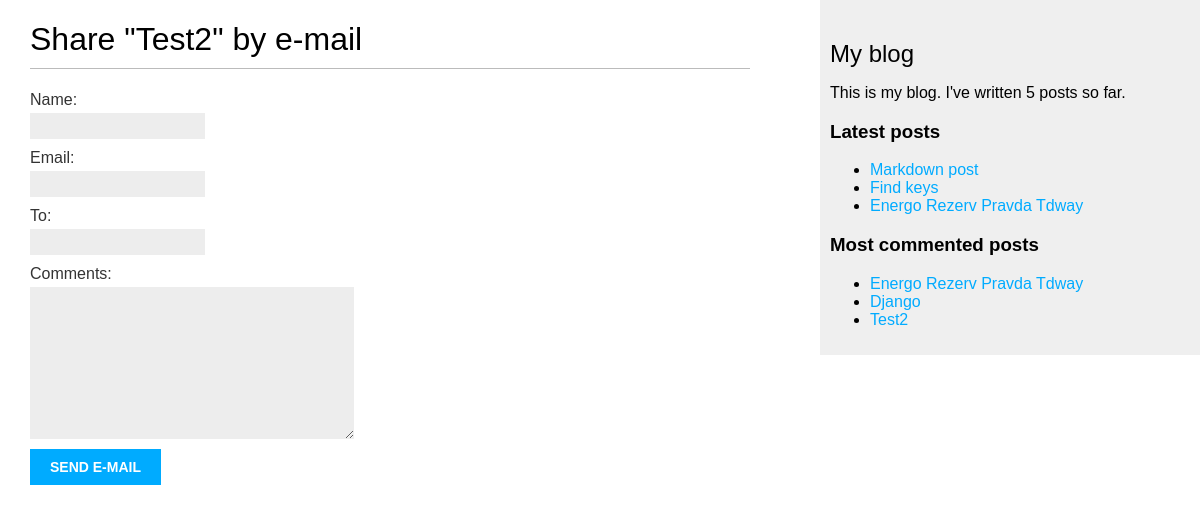
/blog/2/share/, run on the app's committed database.
### blog/models.py (models this page shows, shortened)
class Post(models.Model):
    STATUS_CHOICES = (
        ("draft", "Draft"),
        ("published", "Published"),
    )
    title = models.CharField(max_length=250)
    slug = models.SlugField(max_length=250, unique_for_date="publish")
    author = models.ForeignKey(
        User, related_name="blog_posts", on_delete=models.CASCADE
    )
    body = models.TextField()
    publish = models.DateTimeField(default=timezone.now)
    created = models.DateTimeField(auto_now_add=True)
    updated = models.DateTimeField(auto_now=True)
    status = models.CharField(max_length=10, choices=STATUS_CHOICES, default="draft")
    objects = models.Manager()
    published = PublishedManager()
    tags = TaggableManager()
    class Meta:
        ordering = ("-publish",)
    def get_absolute_url(self):
        return reverse(
            "blog:post_detail",
            args=[
                self.publish.year,
                self.publish.strftime("%m"),
                self.publish.strftime("%d"),
                self.slug,
            ],
        )

### blog/views.py (the view)
# urls.py: path("<int:post_id>/share/", views.post_share, name="post_share"),
def post_share(request, post_id):
    post = get_object_or_404(Post, id=post_id, status="published")
    sent = False
    if request.method == "POST":
        form = EmailPostForm(request.POST)
        if form.is_valid():
            cd = form.cleaned_data
            print(post.get_absolute_url())
            post_url = request.build_absolute_uri(post.get_absolute_url())
            subject = '{0} ({1}) recommends you reading "{2}"'.format(
                cd["name"], cd["email"], post.title
            )
            message = 'Read "{0}" at {1}\n\n{2}\'s comments: {3}'.format(
                post.title, post_url, cd["name"], cd["comments"]
            )
            send_mail(subject, message, "andrey.sakhno@gmail.com", [cd["to"]])
            sent = True
    else:
        form = EmailPostForm()
    return render(
        request, "blog/post/share.html", {"post": post, "form": form, "sent": sent}
    )

### blog/forms.py
class EmailPostForm(forms.Form):
    name = forms.CharField(max_length=25)
    email = forms.EmailField()
    to = forms.EmailField()
    comments = forms.CharField(required=False, widget=forms.Textarea)

### blog/models.py (called while the page is built)
    def get_queryset(self):
        return super().get_queryset().filter(status="published")

### blog/templatetags/blog_tags.py (called while the page is built)
@register.simple_tag
def total_posts():
    return Post.published.count()

@register.inclusion_tag("blog/post/latest_posts.html")
def show_latest_posts(count=5):
    latest_posts = Post.published.order_by("-publish")[:count]
    return {"latest_posts": latest_posts}

@register.simple_tag
def get_most_commented_posts(count=5):
    return Post.published.annotate(total_comments=Count("comments")).order_by(
        "-total_comments"
    )[:count]

### blog/templates/blog/post/share.html (shortened to what this page needs)
{% extends "blog/base.html" %}
{% block content %}
    {% if sent %}
        <h1>E-mail successfully sent</h1>
        <p>"{{ post.title }}" was successfully sent to {{ form.cleaned_data.to }}.</p>
    {% else %}
        <h1>Share "{{ post.title }}" by e-mail</h1>
        <form action="." method="post">
            {{ form.as_p }}
            <input type="submit" value="Send e-mail">
        </form>
    {% endif %}
{% endblock %}

### blog/templates/blog/base.html (shortened to what this page needs)
{% load blog_tags %}
{% load static %}
<!DOCTYPE html>
<html>
<head>
    <link href="{% static "css/blog.css" %}" rel="stylesheet">
</head>
<body>
<div id="content">
    {% block content %}
    {% endblock %}
</div>
<div id="sidebar">
    <h2>My blog</h2>
    <p>This is my blog. I've written {% total_posts %} posts so far.</p>
    <h3>Latest posts</h3>
    {% show_latest_posts 3 %}
    <h3>Most commented posts</h3>
    {% get_most_commented_posts 3 as most_commented_posts %}
    <ul>
        {% for post in most_commented_posts %}
            <li><a href="{{ post.get_absolute_url }}">{{ post.title }}</a></li>
        {% endfor %}
    </ul>
</div>
</body>
</html>

### blog/templates/blog/post/latest_posts.html
<ul>
    {% for post in latest_posts %}
        <li><a href="{{ post.get_absolute_url }}">{{ post.title }}</a></li>
    {% endfor %}
</ul>

### blog/static/css/blog.css (style rules this page uses)
body { margin:0; padding:0; font-family:helvetica, sans-serif; }
a { color:#00abff; text-decoration:none; }
h1 { font-weight:normal; border-bottom:1px solid #bbb; padding:0 0 10px 0; }
h2 { font-weight:normal; margin:30px 0 0; }
#content { float:left; width:60%; padding:0 0 0 30px; }
#sidebar { float:right; width:30%; padding:10px; background:#efefef; height:100%; }
label { float:left; clear:both; color:#333; margin-bottom:4px; }
input, textarea { clear:both; float:left; margin:0 0 10px; background:#ededed; border:0; padding:6px 10px; font-size:12px; }
input[type=submit] { font-weight:bold; background:#00abff; color:#fff; padding:10px 20px; font-size:14px; text-transform:uppercase; }

### data on the page
Post: title "Test2"
Post: title "Markdown post"
Post: title "Find keys"
Post: title "Energo Rezerv Pravda Tdway"
Post: title "Django"
